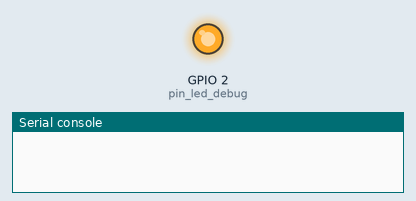
Simulated run of this program. Board: ESP8266 board running MicroPython. Shown: output pins drawn as LEDs (lit = HIGH, except the on-board LED, lit = LOW), the last lines printed to the serial console. WiFi joins after 1.5 s; a reset restarts the program; no MQTT or app messages arrive unless stated; values from a settings file that is not in the repository are placeholders; deep sleep restarts the program when it ends; library files of the repository ran but are not shown: DHT22.py.

Above: at 0.1 s.
At 13.11 s:
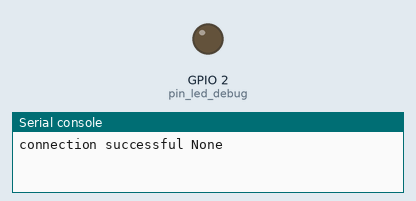
Timing chart, 0 to 14.8 s (numbered marks = the images above):
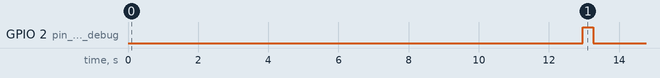

The program:

main.py
```python
"""
    DESCRIPCI?N...
    This software is free, licensed y distributed under GPL v3.
    (see COPYING) WITHOUT ANY WARRANTY.
    You can see a description of license here: http://www.gnu.org/copyleft/gpl.html
    Copyright(c) 2017 by fandres "Fabian Salamanca" <fabian.salamanca@openmailbox.org>
    Distributed under GPLv3+
    Based On https://github.com/fandres/Monitor-heladas/blob/master/Code/main.py
    Author  - Fabian A. Salamanca F (@fandres).
            - Marlon mauricio Moreno (@mau_rinc2010).
    Hardware: ESP8266
    Pin distribution(Default)
    Pin 4   ->  Pin sensor(DHT11/DHT22), Data(IN)
    Pin 2   ->  Debug Visual(Default=Off), Led On Userled: for development board ESP8266
"""


from MQTT import MQTT
from wifi import WIFI
from cultivo import Cultivo
from debug import debug_mode
import machine


if __name__ == '__main__':
    # configurando RTC.ALARM0
    rtc = machine.RTC()
    rtc.irq(trigger=rtc.ALARM0, wake=machine.DEEPSLEEP)
    # Si el dispositivo desperto de el modo deep sleep
    if machine.reset_cause() == machine.DEEPSLEEP_RESET:
        # print('Desperto del modo deep sleep')  # Debug
        try:
            debug = debug_mode(True)  # True Or False
            wifi = WIFI(debug)
            mqtt = MQTT(debug)
            wifi.connect()
            cultivo = Cultivo(debug, mqtt)
            cultivo.read_sensores()
            cultivo.send_data()
        except:
            import machine
            machine.reset()
    rtc.alarm(rtc.ALARM0, 10000)
    machine.deepsleep()
```

MQTT.py
```python
from umqtt.simple import MQTTClient
from ubinascii import hexlify
from machine import unique_id
from config import BROKER, PORT, NAME, MQTT_PASS
from config import topico


class MQTT():
    """Clase para gestionar la transmición y Recepcion de datos
       usando el protocolo MQTT"""

    def __init__(self, debug):
        super(MQTT, self).__init__()
        self.debug = debug
        self.CLIENT_ID = hexlify(unique_id())
        self.client_mqtt = MQTTClient(self.CLIENT_ID, BROKER, PORT, NAME, MQTT_PASS)
        self.debug_mode = 1  # Debug On:1 | Off:0

    def connect(self):
        "Metodo que realiza la Conexion al protocolo MQTT"
        try:
            self.client_mqtt.connect()
            self.debug.printDebug("Conectando al Broker ....")
        except Exception as e:
            self.debug.printDebug({"Broker no disponble (Address, Service). "}, e)

    def disconnect(self):
        "Metodo que realiza la Desconexion al protocolo MQTT"
        try:
            self.client_mqtt.disconnect()
            self.debug.printDebug("Desconectado del Broker .....")
        except Exception as e:
            self.debug.printDebug({"Conexion MQTT no disponble ....."}, e)

    def send(self, topic, data, sensor):
        "Envio Datos mediante el protocolo MQTT"
        try:
            self.connect()
            self.client_mqtt.publish(topic + topico + sensor, str(data))
            self.disconnect()
            self.debug.printDebug({"Enviado dato ....", topic + topico, data})
            self.debug.visual()  # Debug
        except Exception as e:
            self.disconnect()
            self.debug.printDebug({"Fallo el envio de datos MQTT ....."}, e)

    def receive(self):
        "Metodo que recibe datos enviados a traves del protocolo MQTT"
        pass
```

wifi.py
```python
import time
import network
from config import SSID, PASSWORD


class WIFI():
    """Clase para conexion y desconexion del modulo de la red wifi"""

    def __init__(self, debug):
        super(WIFI, self).__init__()
        self.debug = debug
        self.estado = {0: 'no connection and no activity', 1: 'connecting in progress',
                       2: 'failed due to incorrect password', 3: 'failed because no access point replied',
                       4: 'failed due to other problems', 5: 'connection successful', 255: ""}
        self.sta_if = network.WLAN(network.STA_IF)
        # self.ap_if =WLAN(network.AP_IF)
        self.intentos = 0
        self.t_reconect = 10

    def connect(self, name=SSID, passw=PASSWORD):
        """Establece la conexión, recibe el nombre
           y clave de la red """
        if not self.sta_if.isconnected():
            self.intentos = 0
            self.sta_if.active(True)
            self.debug.printDebug('Conectando a la Red ...')
            self.sta_if.connect(name, passw)
            self.event(self.status())
            self.debug.visual()  # Debug

    def event(self, intento):
        """ Rutina de reintento de reconexion,
            por cada intento duplica el tiempo de espera """
        self.intentos = self.intentos + 1
        if not self.sta_if.isconnected():
            if intento == 1 and self.intentos < 25:
                self.debug.printDebug("Intento de reconección No.", self.intentos)
                self.t_reconect = self.t_reconect * 2
                time.sleep_ms(self.t_reconect)
                self.event(self.status())
            else:
                import machine
                machine.reset()

    def disconnect(self):
        """Termina una conexión existente y deja
           disponble el modulo para Recibir otra conexion"""
        if self.sta_if.isconnected():
            try:
                self.sta_if.disconnect()
                self.sta_if.active(False)
                time.sleep_ms(1000)
            except Exception as e:
                self.event(self.status())
                self.debug.printDebugDebug("Desconectado de la Red...")

    def status(self):
        """Determina el estado de la conexion y las posibles
           causas de errores"""
        self.debug.printDebug("Estado de conexion ....")
        self.debug.printDebug({'Configuracion de la Red:', self.sta_if.ifconfig()})
        self.debug.printDebug(str(self.estado[self.sta_if.status()]))
        return(self.sta_if.status())
```

cultivo.py
```python
from config import sensor_list
from DHT22 import DHT22


class Cultivo():
    "Clase que gestiona los datos del cultivo especifico"

    def __init__(self, debug, mqtt):
        super(Cultivo, self).__init__()
        self.debug = debug
        self.mqtt = mqtt
        self.sensores = {}
        self.data = {}
        # self.sensor=sensor_list
        self.crear_cultivo()

    def crear_cultivo(self, sensor=sensor_list):
        "Agrega los diferentes sensores del cultivo, "
        for nombre_s, tipo_s in sensor_list.items():
            self.add_sensor(nombre_s, tipo_s)

    def add_sensor(self, name, tipo):
        "instancia los diferentes tipos de sensor (Pines...)"
        if tipo == "DHT22":
            self.sensores[name] = DHT22(self.debug, name, pin_dht=4)

    def read_sensores(self):
        "Realzia la lectura de las variables fisicas de los diferentes tipos de sensores"
        for sensor in sensor_list:
            self.data[sensor] = self.sensores[sensor].readData()
        self.debug.printDebug(self.data)  # Debug
        self.debug.visual()  # Debug

    def send_data(self):
        "Envia los datos de los diferentes sensores haciendo uso del protocolo MQTT"
        for sensor in sensor_list:
            for topic, data in self.data[sensor].items():
                self.mqtt.send(topic, data, self.data[sensor]["name"])
                # self.debug.printDebug(topic)  # Debug
```

debug.py
```python
import esp
import machine
from time import sleep_ms
#from umqtt.simple import MQTTClient


class debug_mode():
    """Clase usada para gestionar el modo debug"""

    def __init__(self, modo=False):
        super(debug_mode, self).__init__()
        self.modo = modo
        self.set_modo(self.modo)

    def active(self):
        """Activa / Desactiva El debug visual y de consola serial(UART0)"""
        esp.osdebug(0)
        #self.client_mqtt.DEBUG = True
        print("Modo debug activado ...")

    def desactive(self):
        """Desactive debug"""
        print("Modo debug desactivado ....")
        esp.osdebug(None)
        #self.client_mqtt.DEBUG = false

    def printDebug(self, msm, info=None):
        """Envia mensajes por debug si esta activado"""
        if self.modo:
            print(str(msm), info)

    def visual(self):
        """Comunica mediante un LED el estado de una acción o fallo """
        if self.modo:
            if self.pin_led_debug.value() == 0:
                self.pin_led_debug.on()  # logica inversa
            self.pin_led_debug.off()
            sleep_ms(100)
            self.pin_led_debug.on()

    def set_modo(self, modo):
        """Activa/Desactiva el modo de debug"""
        self.modo = modo
        if not modo:
            self.desactive()
        else:
            self.active()
            self.pin_led_debug = machine.Pin(2, machine.Pin.OUT)  # Debug visual [PIN]


#    def debugMode(self, mode=0):
#        "Activa/Desactiva El debug visual y de consola serial, On:1 | Off:0"
#        import esp
#        import machine
#        self.debug_mode = mode
#        if self.debug_mode == 1:
#            esp.osdebug(0)  # redirect vendor O/S debugging messages to UART(0)
#            self.pin_led_debug = machine.Pin(2, machine.Pin.OUT)  # Debug visual
#            self.client_mqtt.DEBUG = True
#        else:
#            esp.osdebug(None)
#            self.client_mqtt.DEBUG = False
```

Measured:
- by itself, GPIO 2 (pin_led_debug): LOW → HIGH at 13.0 s, → LOW 0.30 s later
